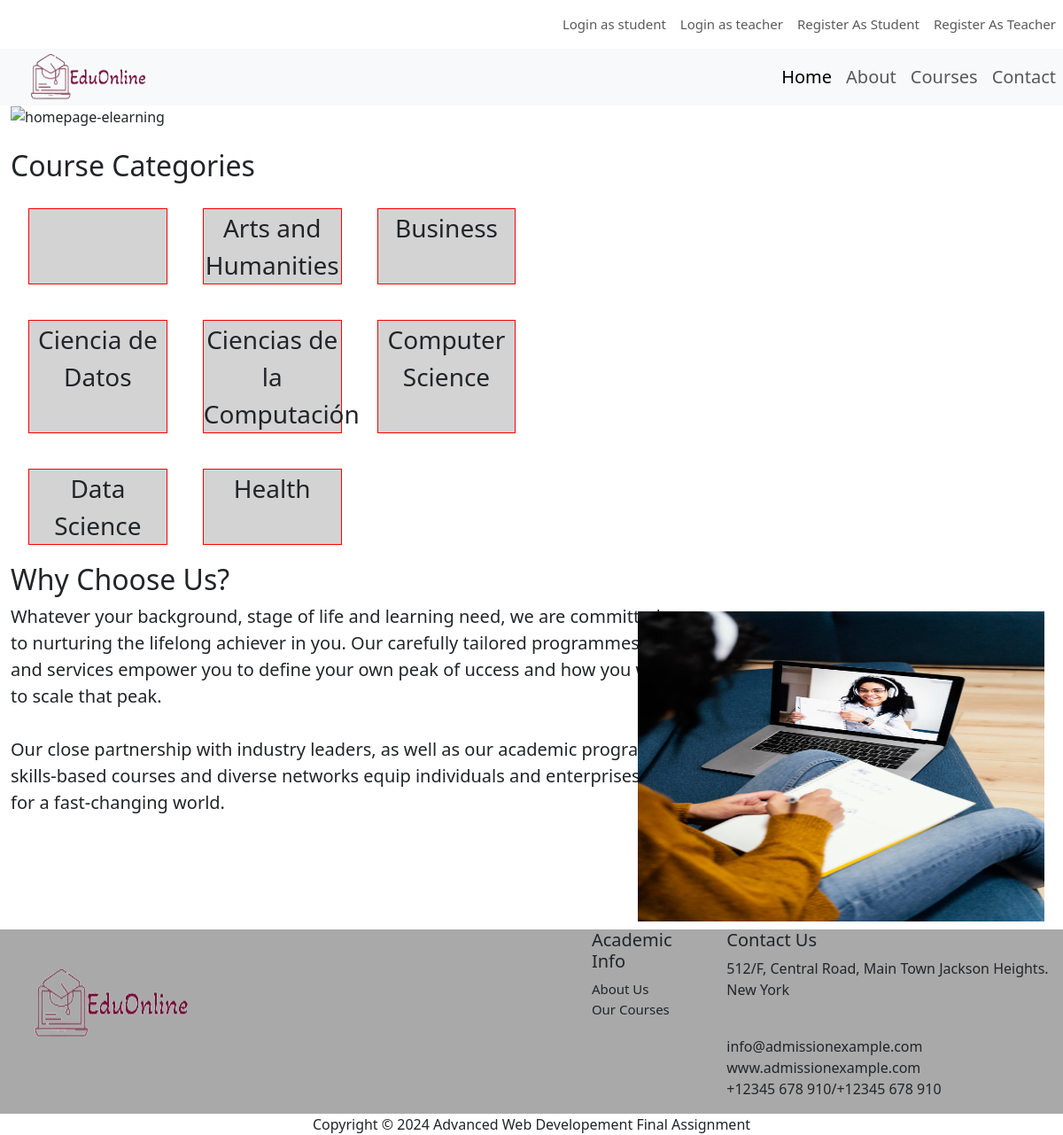
The page / on the database its author committed.
### elearning/models.py (models this page shows, shortened)
class Course_Type(models.Model):
    course_type = models.CharField(max_length=256, null=False, blank=False)

### elearning/views.py (the view)
# urls.py: path('', views.index, name='index'),
def index(request):
    type = Course_Type.objects.all().order_by('course_type')[:8]
    return render(request, 'elearning/index.html', {'data': type})

### elearning/templates/elearning/index.html (shortened to what this page needs)
{% include "./header.html" %}
{% include "./nav.html" %}
{% load static %}
<body>
<div class="container-fluid">
        <br><br>
        <div class="col-sm-8" class="course-content">
            <h2>Course Categories</h2>
            {% block content %}
                <div class="row-category">
                {% for data in data%}
                <div class="category">{{data.course_type}}</div>
                {% endfor %}
                </div>
            {% endblock %}
        </div>
</div>
<div class="container-fluid">
        <div class="col-sm-12" class="chooseus-content">
            <h2>Why Choose Us?</h2>
            <div class="content">
            <p>Whatever your background, stage of life and learning need, we are committed
to nurturing the lifelong achiever in you. Our carefully tailored programmes
and services empower you to define your own peak of uccess and how you want
to scale that peak.
Our close partnership with industry leaders, as well as our academic programmes,
skills-based courses and diverse networks equip individuals and enterprises
for a fast-changing world.</p>
            <img id="whychooseus" src="{% static '/images/whychooseus-image.jpg' %}" alt="homepage-elearning" width="50%" height="350px">
            </div>
        </div>
        </div>
<div class="container-fluid">
    <div class="row">
        <div class="col-md-8" id="footer">
            <img id="logo" src="{% static '/images/elearning_logo.png' %}" alt="elearning logo" width="200px" height="150px">
            <div id="footer-content">
                <h5>Academic Info</h5>
                <ul style="list-style-type: none; margin: 0; padding: 0;">
                    <li>
                        <a class="nav-link"  href="#" style="font-size: 15px;">About Us</a>
                    </li>
                    <li>
                        <a class="nav-link"  href="#" style="font-size: 15px;">Our Courses</a>
                    </li>
                </ul>
            </div>
            <div>
                <h5 >Contact Us</h5>
                <p>512/F, Central Road, Main Town Jackson Heights. New York</p>
                <br>
                <span>info@admissionexample.com</span><br>
                <span>www.admissionexample.com</span>
                <p>+12345 678 910/+12345 678 910</p>
            </div>
        </div>
    </div>
    </div>
    <div class="copyright-content">
        Copyright &copy; 2024 Advanced Web Developement Final Assignment
    </div>
    </body>
</html>

### elearning/templates/elearning/header.html (shortened to what this page needs)
{% load django_bootstrap5 %}
<!DOCTYPE html>
<html lang="en">
    <head>
        {% bootstrap_css %}
        <link rel="stylesheet" type="text/css" href="../static/css/homepage.css">
    </head>

### elearning/templates/elearning/nav.html
{% load static %}
<nav class="navbar navbar-expand-lg ">
        <div class="collapse navbar-collapse" id="navbarNav">
            <ul class="navbar-nav ms-auto mb-2 mb-lg-0">
              <li class="nav-item">
                <a class="nav-link" style="font-size: 15px;" aria-current="page" href="/student-login">Login as student</a>
              </li>
              <li class="nav-item">
                <a class="nav-link" style="font-size: 15px;" aria-current="page" href="/teacher-login">Login as teacher</a>
              </li>
              <li class="nav-item">
                <a class="nav-link" style="font-size: 15px;" href="/register-student">Register As Student</a>
              </li>
              <li class="nav-item">
                <a class="nav-link" style="font-size: 15px;" href="/register-teacher">Register As Teacher</a>
              </li>
            </ul>
          </div>
</nav>
<nav class="navbar navbar-expand-lg bg-light">
    <div class="container-fluid" >
        <div class="navbar-brand" class="logo" style="margin-top: -40px; margin-bottom: -40px;">
            <img id="logo" src="{% static '/images/elearning_logo.png' %}" alt="elearning logo" width="150px" height="100px">
        </div>
    </div>
    <div class="collapse navbar-collapse" id="navbarNav">
        <ul class="navbar-nav ms-auto mb-2 mb-lg-0">
            <li class="nav-item">
                <a class="nav-link active" aria-current="page" href="/">Home</a>
              </li>
              <li class="nav-item">
                <a class="nav-link" href="/about">About</a>
              </li>
              <li class="nav-item">
                <a class="nav-link" href="/courses">Courses</a>
              </li>
              <li class="nav-item">
                <a class="nav-link " href="/contact">Contact</a>
              </li>
        </ul>
    </div>
</nav>

### elearning/static/css/homepage.css (style rules this page uses)
.nav-link { font-size: 20px; }
.content, .about-content, .contactus-content { display: flex; flex: 2 }
.content p { width: 50%; font-size: 20px; white-space: pre; }
.content img { margin: 9px; display: block; margin-left: 120px; }
#footer { width: 100%; float: left; display: flex; background-color: darkgrey; }
#logo { margin: 9px; display: block; margin-right: 38%; }
#footer-content { margin-right: 40px; }
.copyright-content { text-align: center; }
.row-category { display: flex; flex-wrap: wrap; }
.category { display: block; margin: 20px; left: -30px; font-size: 28px; text-align: center; border: 1px solid red; width: 20%; border-top: 100%; text-align: center; background-color: lightgray; }

### rows shown on the page
Course_Type: course_type "Arts and Humanities"
Course_Type: course_type "Business"
Course_Type: course_type "Ciencia de Datos"
Course_Type: course_type "Ciencias de la Computación"
Course_Type: course_type "Computer Science"
Course_Type: course_type "Data Science"
Course_Type: course_type "Health"
